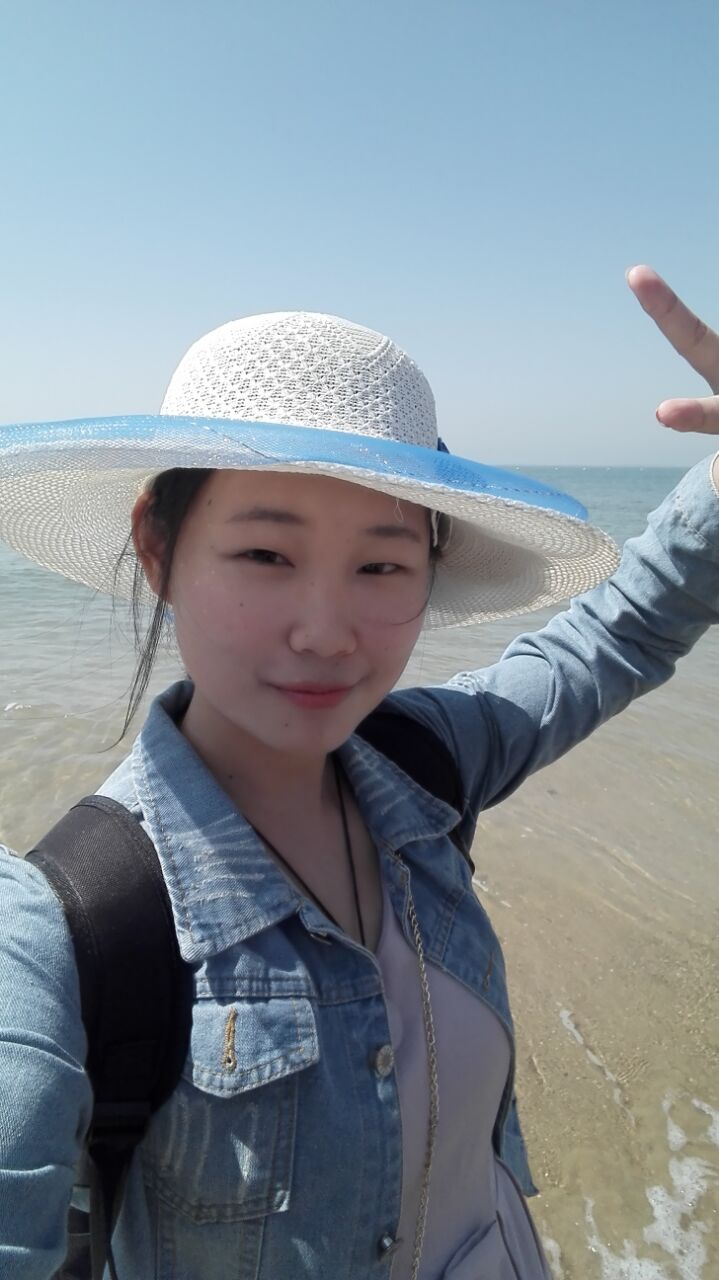
#> input picture example.jpg, 719 x 1280 px
$ python run.py
#> lines starting #> are read from the running program, lines starting #| are printed output that depends on the picture
#> further down, img is the input picture: shape (1280, 719, 3); mean B, G, R 151.1, 142.3, 131.2
#!/usr/bin/env python
#coding=utf-8
#使用魔幻透镜处理一些图像
'''
gabor_threads.py
=========

Sample demonstrates:
- use of multiple Gabor filter convolutions to get Fractalius-like image effect (http://www.redfieldplugins.com/filterFractalius.htm)
- use of python threading to accelerate the computation

Usage
-----
gabor_threads.py [image filename]

'''

# Python 2/3 compatibility
from __future__ import print_function

import numpy as np
import cv2 as cv
from multiprocessing.pool import ThreadPool

# 创建滤波器
def build_filters():
    filters = []
    ksize = 31
    # 此处创建16个滤波器，只有getGaborKernel的第三个参数theta不同。
    for theta in np.arange(0, np.pi, np.pi / 16):
        kern = cv.getGaborKernel((ksize, ksize), 4.0, theta, 10.0, 0.5, 0, ktype=cv.CV_32F)
        kern /= 1.5*kern.sum()
        filters.append(kern)
    return filters

# 单线程处理
def process(img, filters):
    # zeros_like：返回和输入大小相同，类型相同，用0填满的数组
    accum = np.zeros_like(img)
    for kern in filters:
        fimg = cv.filter2D(img, cv.CV_8UC3, kern)
        # maximum：逐位比较取其大
        np.maximum(accum, fimg, accum)
#> this loop made 16 passes
#> pass 1, in process, `fimg = cv.filter2D(img, cv.CV_8UC3, kern)`:
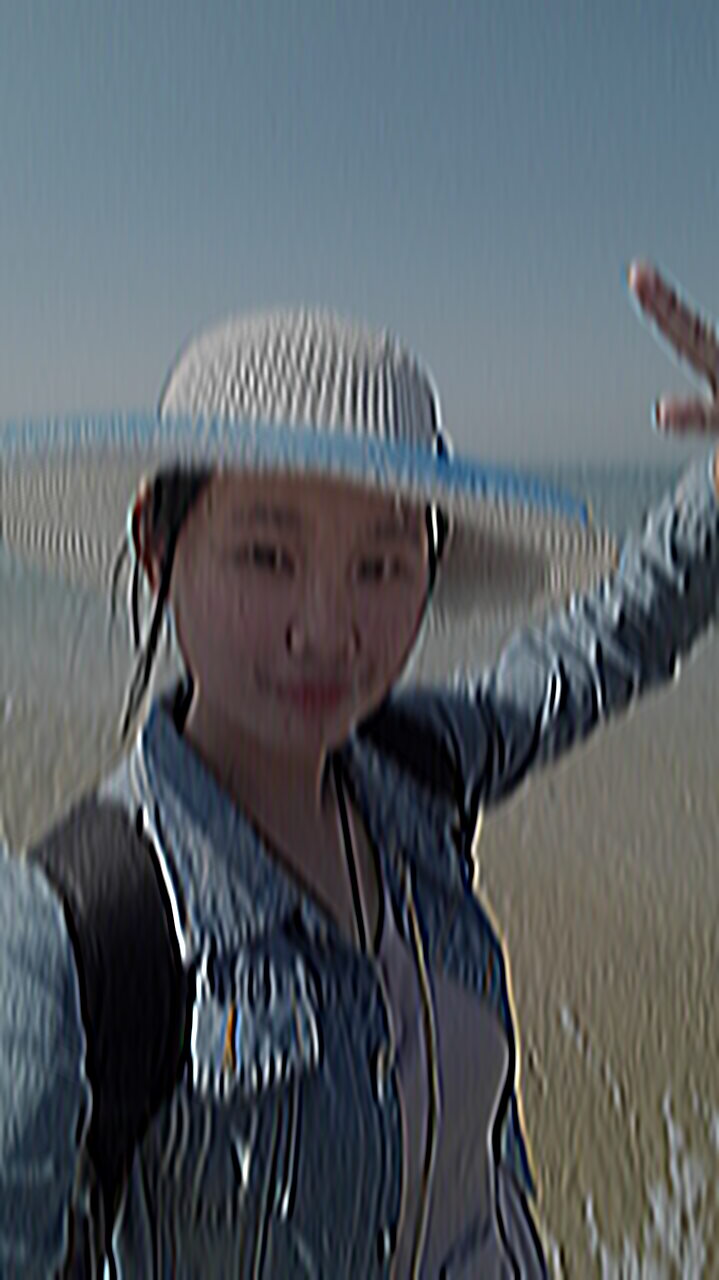
#> fimg: shape (1280, 719, 3); mean B, G, R 101.3, 95.5, 88.2
#> pass 2, in process, `fimg = cv.filter2D(img, cv.CV_8UC3, kern)`:
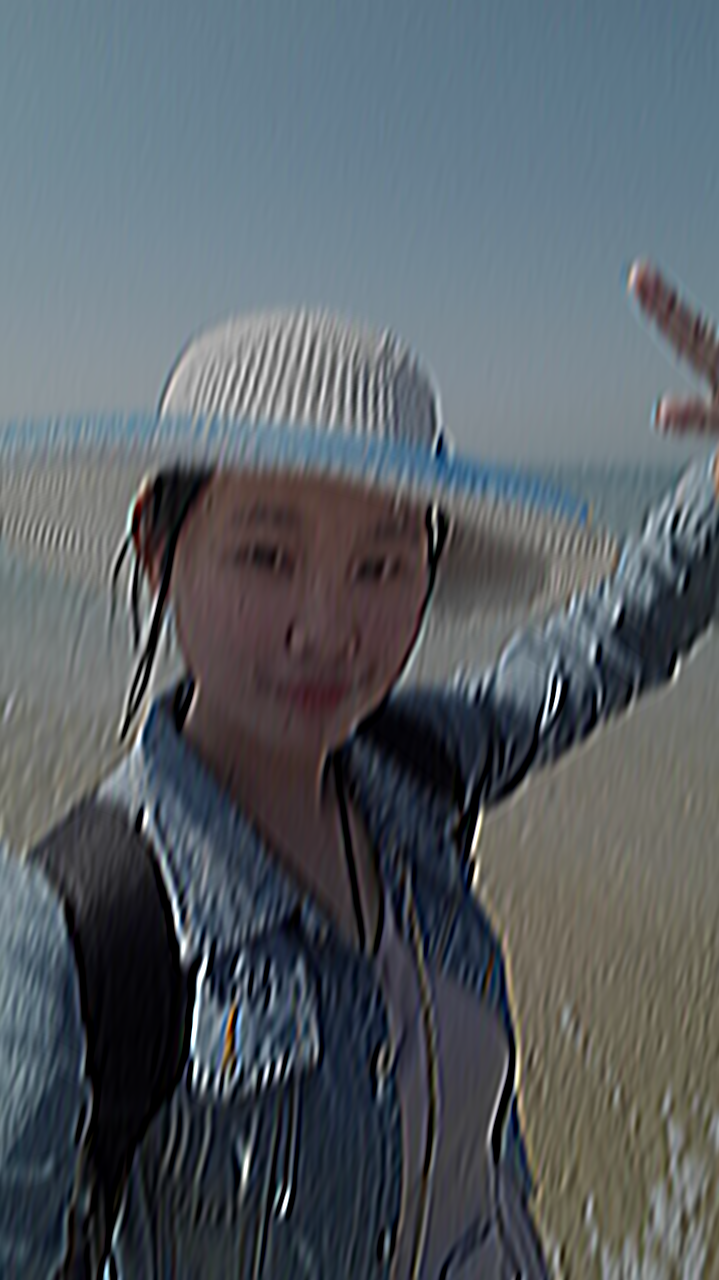
#> fimg: shape (1280, 719, 3); mean B, G, R 101.2, 95.4, 88
#> pass 3, in process, `fimg = cv.filter2D(img, cv.CV_8UC3, kern)`:
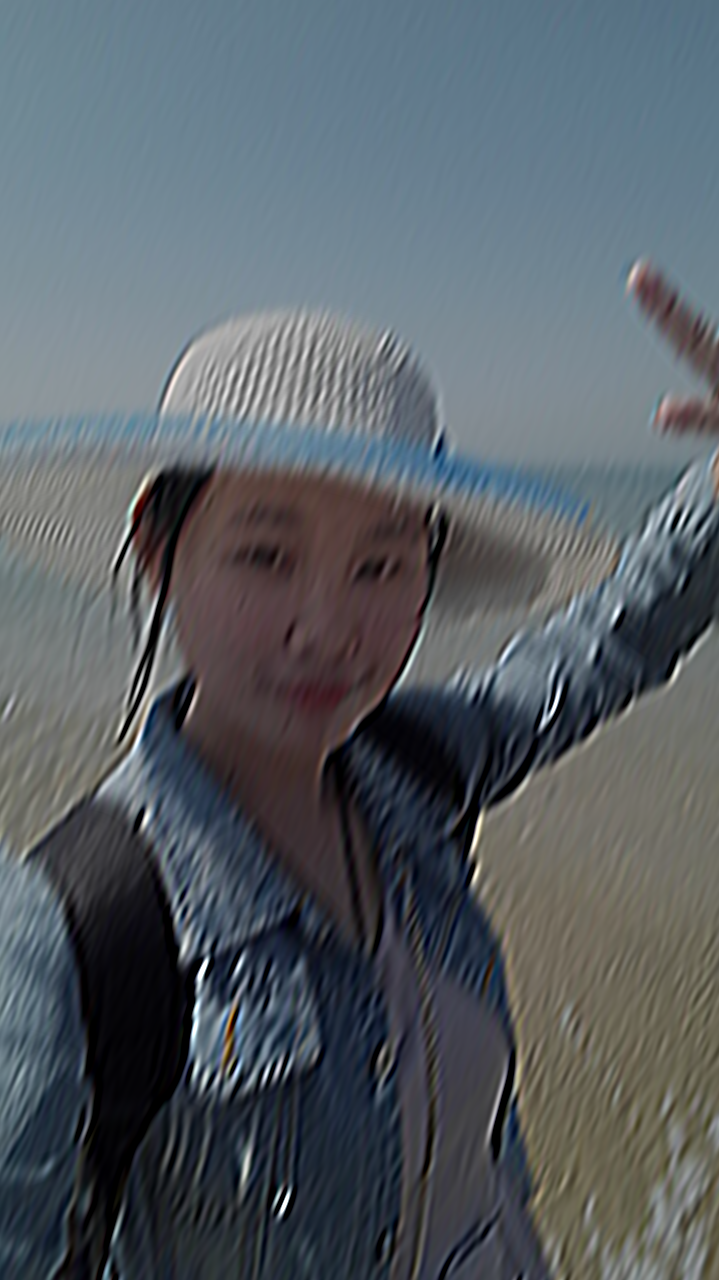
#> fimg: shape (1280, 719, 3); mean B, G, R 101, 95.2, 87.8
#> after the loop:
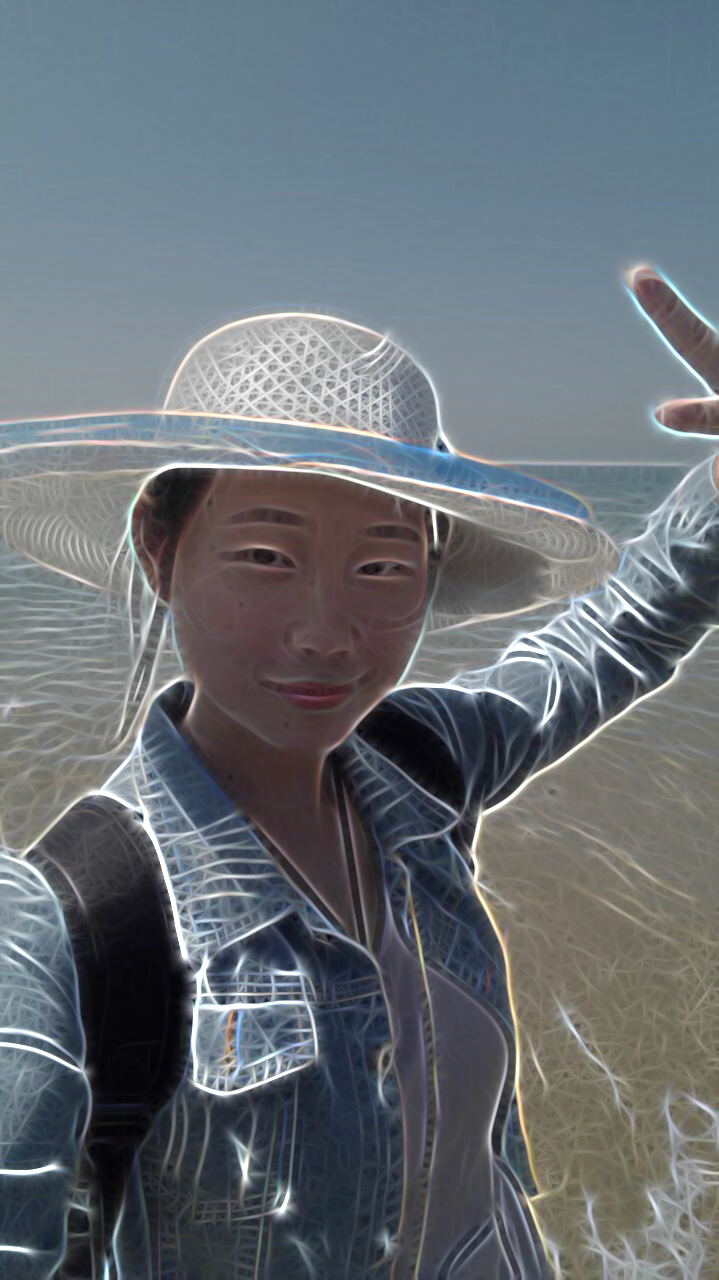
#> accum: shape (1280, 719, 3); mean B, G, R 116.9, 111, 104
    return accum

# [9 lines of commented-out code are left out]

if __name__ == '__main__':
    import sys
    #from common import Timer

    # 输出文件开头由''' '''包含的注释内容
    print(__doc__)

    try:
        img_fn = sys.argv[1]
    except:
        img_fn = 'example.jpg'

    img = cv.imread(img_fn)
    # 判断图片是否读取成功
    if img is None:
        print('Failed to load image file:', img_fn)
        sys.exit(1)

    filters = build_filters()

    #with Timer('running single-threaded'):
    res1 = process(img, filters)
    #with Timer('running multi-threaded'):
    #    res2 = process_threaded(img, filters)

    #print('res1 == res2: ', (res1 == res2).all())
    cv.imshow('img', res1)
    #cv.imshow('result', res2)
    cv.waitKey(0)
    cv.destroyAllWindows()
